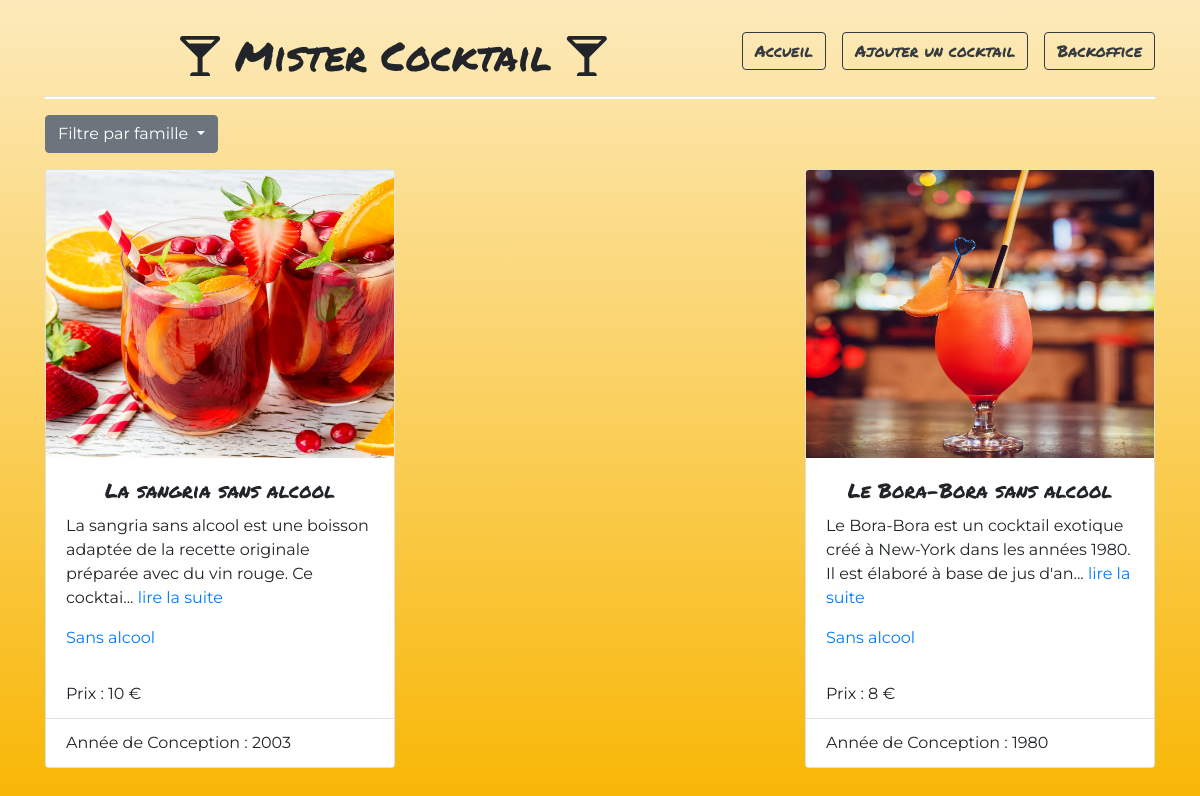
The app's page /?famille=Sans alcool with its own data.
### tables this page shows
CREATE TABLE `Cocktail` (
  `id` int(11) NOT NULL,
  `nom` varchar(255) NOT NULL,
  `description` text NOT NULL,
  `urlPhoto` varchar(255) NOT NULL,
  `dateConception` date NOT NULL,
  `prixMoyen` float NOT NULL,
  `idFamille` int(11) NOT NULL
);

CREATE TABLE `Famille` (
  `id` int(11) NOT NULL,
  `nomFamille` varchar(255) NOT NULL
);

### index.php (called while the page is built, shortened)
<?php
require 'models/cocktail.php';
if (empty($_GET['famille'])) {
    $listeCocktails = listerCocktails();
    if (count($listeCocktails) < 1) {
        $listeCocktails = listerCocktails();
    }
} else {
    $listeCocktails = listerCocktailsSelonFamille($_GET['famille']);
}
include 'templates/index.phtml';

### models/cocktail.php (called while the page is built, shortened)
<?php
function listerCocktailsSelonFamille( $nomFamille ){
    $pdo = connectToDatabase();
    $query = $pdo->prepare("
        Select cocktail.id, nom, nomFamille, description, urlPhoto, Year(dateConception) As dateConception, prixMoyen
        From cocktail
        INNER JOIN Famille ON famille.id = cocktail.idFamille
        WHERE nomFamille = ?
    ");
    $query->execute( [$nomFamille] );
    return $query->fetchAll(PDO::FETCH_ASSOC);
}

### templates/index.phtml (the view, shortened to what this page needs)
<!DOCTYPE html>
<html lang="fr">
<head>
    <link rel="stylesheet" href="https://cdnjs.cloudflare.com/ajax/libs/twitter-bootstrap/4.4.1/css/bootstrap.min.css">
    <link rel="stylesheet" href="assets/css/cocktails.css">
    <link rel="stylesheet" href="https://cdnjs.cloudflare.com/ajax/libs/font-awesome/5.15.2/css/all.min.css" />
</head>
<body class="container">
    <nav">
        <h1>
            <i class="fas fa-glass-martini-alt"></i>
            Mister Cocktail
            <i class="fas fa-glass-martini-alt"></i>
            <?php include 'inc/nav.phtml'; ?>
        </h1>
        <hr style="height: 2px; background-color: white">
        <div class="row">
            <div class="col-12 mb-3">
                <div class="dropdown">
                    <a class="btn btn-secondary dropdown-toggle" href="#" role="button" id="dropdownMenuLink" data-toggle="dropdown" aria-haspopup="true" aria-expanded="false">
                        Filtre par famille
                    </a>
                </div>
            </div>
        </div>
<main class="row">
<?php foreach ($listeCocktails as $sousTableau) { ?>
<div class="col-4">
<div class="card mb-4" >
<img class="card-img-top" style="height: 18rem;" src="assets/images/cocktails/<?= $sousTableau['urlPhoto'] ?>" alt="Card image cocktail">
<div class="card-body">
    <h5 class="card-title"><?= $sousTableau['nom'] ?></h5>
    <p class="card-text"><?= iconv_substr($sousTableau['description'], 0, 109); ?>... <a href="detailsCocktail.php?id=<?= $sousTableau['id'] ?>">lire la suite</a></p>
    <a href="?famille=<?= $sousTableau['nomFamille'] ?>" class="card-link"><?= $sousTableau['nomFamille'] ?></a>
</div>
<ul class="list-group list-group-flush">
    <li class="list-group-item">Prix : <?= $sousTableau['prixMoyen'] ?> €</li>
    <li class="list-group-item">Année de Conception : <?= $sousTableau['dateConception'] ?></li>
</ul>
</div>
</div>
<?php } ?>
</main>
</body>
</html>

### assets/css/cocktails.css (style rules this page uses)
* { box-sizing: border-box; }
body { background: linear-gradient(to bottom, #fceabb, #f8b500); font-family: Montserrat, sans-serif; max-width: 1024px; min-height: 100vh; padding: 2rem 0; }
h1,h5 { text-align: center; font-family: 'Permanent Marker', cursive; }
main { display: flex; flex-wrap: wrap; justify-content: space-between; }

### records on screen
cocktail: urlPhoto (picture), nom "La sangria sans alcool", description "La sangria sans alcool est une boisson adaptée de la recette originale préparée avec du vin rouge. Ce cocktai", idFamille.nomFamille "Sans alcool", prixMoyen "10", dateConception "2003"
cocktail: urlPhoto (picture), nom "Le Bora-Bora sans alcool", description "Le Bora-Bora est un cocktail exotique créé à New-York dans les années 1980. Il est élaboré à base de jus d'an", idFamille.nomFamille "Sans alcool", prixMoyen "8", dateConception "1980"
